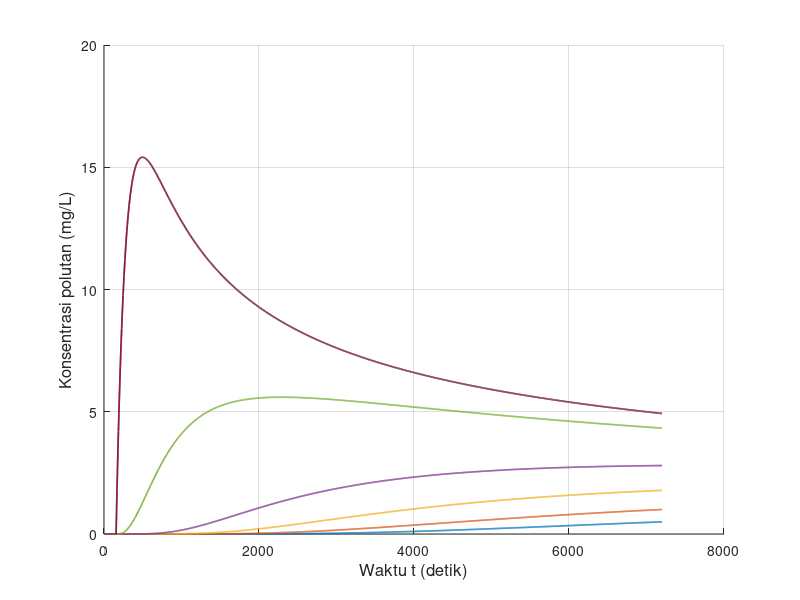

This chart was generated by the following MATLAB code: (Note: this script raises an error after producing the figure.)
clear; clc; close all;

% Feby Syarief Al A`raaf
% 26050124130087
% Oseanografi C
%
% Simulasi difusi 1 dimensi metode FTCS
% Sumber polutan diskontinu
% Grafik: konsentrasi polutan terhadap waktu
% NIM = 087, sehingga:
% x = 0, y = 8, z = 7
% Konsentrasi sumber = 10*z = 70 mg/L

x = 0;
y = 8;
z = 7;

folder_output = 'output_Diskontinu_FTCS_Terhadap_Waktu';
if ~exist(folder_output, 'dir')
    mkdir(folder_output);
end

Ad1 = 0;
L   = 3000;
T   = 7200;
C   = 10 * z;

scenario(1).nama = 'Skenario 1';
scenario(1).dx   = 15;
scenario(1).dt   = 6;
scenario(1).Ad2  = 0.5;
scenario(1).n    = 20 + z;
scenario(1).m    = 15 + z;

scenario(2).nama = 'Skenario 2';
scenario(2).dx   = 30;
scenario(2).dt   = 6;
scenario(2).Ad2  = 0.05;
scenario(2).n    = 20 + z;
scenario(2).m    = 30 + z;

scenario(3).nama = 'Skenario 3';
scenario(3).dx   = 15;
scenario(3).dt   = 6;
scenario(3).Ad2  = 1;
scenario(3).n    = 20 + z;
scenario(3).m    = 15 + z;

for s = 1:numel(scenario)

    fprintf('\nMemproses %s\n', scenario(s).nama);

    dx   = scenario(s).dx;
    dt   = scenario(s).dt;
    Ad2  = scenario(s).Ad2;
    nsrc = scenario(s).n;
    m    = scenario(s).m;

    n     = 0:dt:T;
    t     = 0:dx:L;
    nmax  = length(n);
    mmax  = length(t);

    alpha1 = (Ad1 * dt) / dx^2;
    alpha2 = (Ad2 * dt) / dx^2;

    fprintf('dx = %.3f m, dt = %.3f s, Ad2 = %.3f m^2/s, n = %d, m = %d\n', dx, dt, Ad2, nsrc, m);
    fprintf('nmax = %d, mmax = %d, alpha2 = %.6f\n', nmax, mmax, alpha2);

    if m > mmax
        fprintf('%s tidak dapat diproses karena grid sumber di luar domain.\n', scenario(s).nama);
        continue;
    end

    if nsrc > nmax
        fprintf('%s tidak dapat diproses karena waktu sumber di luar domain.\n', scenario(s).nama);
        continue;
    end

    if alpha2 > 0.5
        fprintf('%s: peringatan, alpha2 > 0.5 sehingga skema FTCS berpotensi tidak stabil.\n', scenario(s).nama);
    end

    F = zeros(nmax, mmax);

    rv = [10 12 14 16 19 21 23];
    rv_valid = rv(rv >= 1 & rv <= mmax);

    if length(rv_valid) < length(rv)
        fprintf('%s: beberapa grid rv berada di luar domain sehingga tidak digrafikkan.\n', scenario(s).nama);
    end

    history = NaN(nmax, length(rv_valid));

    F(nsrc, m) = C;

    for p = 1:length(rv_valid)
        history(1, p) = F(1, rv_valid(p));
    end

    for na = 1:(nmax - 1)

        if na == nsrc
            F(na, m) = C;
        end

        for i = 2:(mmax - 1)

            F(na + 1, i) = (1 - 2 * alpha2) * F(na, i) ...
                         + alpha2 * (F(na, i + 1) + F(na, i - 1));

        end

        F(na + 1, 1)    = F(na + 1, 2);
        F(na + 1, mmax) = F(na + 1, mmax - 1);

        for p = 1:length(rv_valid)
            history(na + 1, p) = F(na + 1, rv_valid(p));
        end

    end

    fig = figure('Visible', 'off', 'Position', [100 100 1400 600]);
    hold on;

    legend_text = {};

    for k = 1:length(rv_valid)
        plot(n, history(:, k), 'LineWidth', 1.2);
        legend_text{end+1} = sprintf('r = %d', rv_valid(k));
    end

    grid on;
    xlabel('Waktu t (detik)', 'FontSize', 12);
    ylabel('Konsentrasi polutan (mg/L)', 'FontSize', 12);
    title(sprintf('%s - Konsentrasi polutan terhadap waktu', scenario(s).nama), ...
          'Feby Syarief-0087-Ose C', 'FontSize', 14, 'FontWeight', 'bold');
    xlim([n(1), n(end)]);

    y_max = max(history(:), [], 'omitnan');
    if isempty(y_max) || isnan(y_max) || y_max <= 0
        ylim([0 1]);
    else
        ylim([0, max(C * 1.2, y_max * 1.1)]);
    end

    set(gca, 'FontSize', 11);

    legend(legend_text, ...
           'Location', 'northwest', ...
           'FontSize', 8, ...
           'NumColumns', 2, ...
           'Box', 'on');

    hold off;

    nama_file = sprintf('ftcs_diskontinu_waktu_skenario_%d.png', s);
    saveas(fig, fullfile(folder_output, nama_file));
    close(fig);

    fprintf('%s selesai diproses.\n', scenario(s).nama);

end

fprintf('\nSemua skenario telah selesai diproses.\n');
